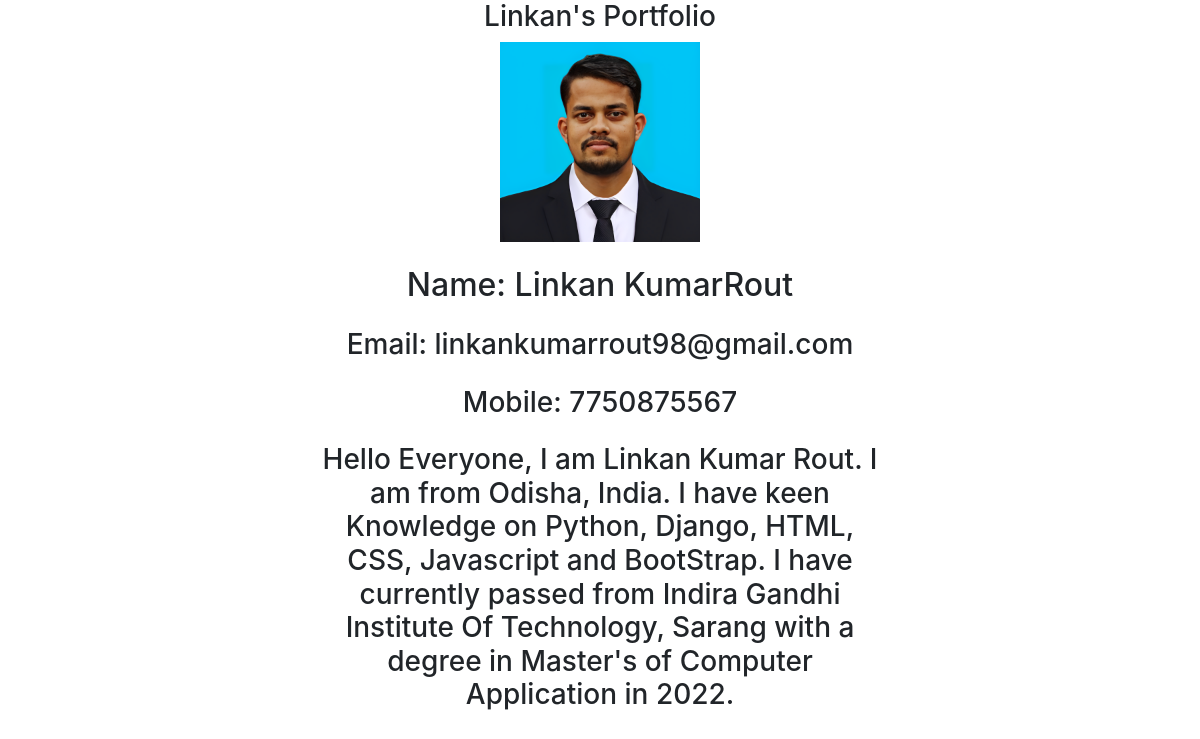
The page / on the database its author committed.
### portfolio/models.py (models this page shows, shortened)
class Portfolio(models.Model):
    title = models.CharField(max_length=200)
    firstname = models.CharField(max_length=200)
    lastname = models.CharField(max_length=200)
    email = models.EmailField(max_length=200, default=None)
    phone = models.CharField(max_length=20, default=None)
    description = models.TextField()
    image = models.ImageField(upload_to='images/')
    created_at = models.DateTimeField(auto_now_add=True)
    updated_at = models.DateTimeField(auto_now=True)

### portfolio/views.py (the view)
# urls.py: 2. Add a URL to urlpatterns:  path('', views.home, name='home')
def home(request):
    portfolio = Portfolio.objects.all()
    context = {
        'portfolio':portfolio
    }
    return render(request, 'index.html', context)

### templates/index.html (shortened to what this page needs)
{% extends 'master.html' %}
{% block content %}
<div class="container-fluid port">
    <div class="row">
        <div class="offset-md-3 col-md-6 text-center">
            {% if portfolio %}
            {% for i in portfolio %}
            <h3 class="text-center">{{i.title}}</h3>
            <div class="profile">
                <img src="{{i.image.url}}" alt="" height="200px" width="200px">
            </div>
            <div>
                <h2 class="mt-4 mb-4">Name: {{i.firstname}}{{i.lastname}}</h2>
                <h3>Email: {{i.email}}</h3>
                <h3 class="mt-4 mb-4">Mobile: {{i.phone}}</h3>
                <h3>{{i.description}}</h3>
            </div>
            {% endfor %}
            {% else %}
            <h3 class="text-center display-3">No Portfolio Available</h3>
            {% endif %}
        </div>
    </div>
</div>
{% endblock %}

### templates/master.html (shortened to what this page needs)
<!DOCTYPE html>
<html lang="en">
<head>
    <link rel="stylesheet" href="https://cdn.jsdelivr.net/npm/bootstrap@4.6.2/dist/css/bootstrap.min.css">
</head>
<body>
    {% block content %}
    {% endblock %}
</body>
</html>

### rows shown on the page
Portfolio: title "Linkan's Portfolio", image (picture), firstname "Linkan Kumar", lastname "Rout", email "linkankumarrout98@gmail.com", phone "7750875567", description "Hello Everyone, I am Linkan Kumar Rout. I am from Odisha, India. I have keen Knowledge on Python, Django, HTML, CSS, Javascript and BootStrap. I have currently passed from Indira Gandhi Institute Of Technology, Sarang with a degree in Master's of Computer Application in 2022."
